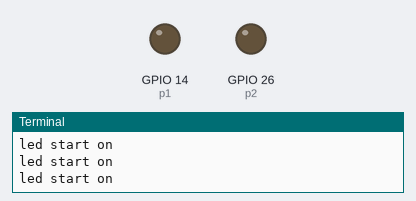
The program below on a simulated Raspberry Pi (BCM pin numbers). Parts: output pins drawn as LEDs (lit = HIGH), the last lines printed to the terminal.

Above: at 0.4 s.
At 15.05 s:
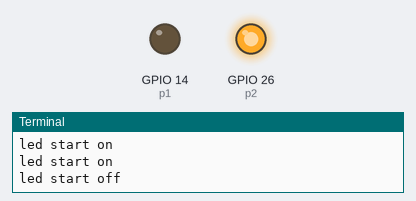
At 25.07 s:
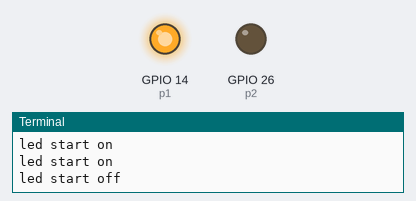
Timing chart, 0 to 26.1 s (numbered marks = the images above):
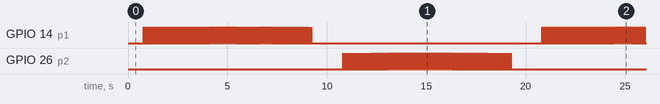

The program:

pwm_led_dual.py
```python
import RPi.GPIO as IO
import time
IO.setwarnings(False)
IO.setmode (IO.BCM)
IO.setup(14,IO.OUT)
IO.setup(26,IO.OUT)
p1 = IO.PWM(14,10)
p1.start(0)
p2 = IO.PWM(26,10)
p2.start(0)
while 1:
    for x in range (50):
        p1.ChangeDutyCycle(x)
        print("led start on")
        time.sleep(0.1)
    for x in range (50):
        p1.ChangeDutyCycle(50-x)
        print("led start off")
        time.sleep(0.1)

    for x in range (50):
        p2.ChangeDutyCycle(x)
        print("led start on")
        time.sleep(0.1)
    for x in range (50):
        p2.ChangeDutyCycle(50-x)
        print("led start off")
        time.sleep(0.1)
```

Measured:
- by itself, GPIO 14 (p1), GPIO 26 (p2): repeats every 20.0 s: 58 × (HIGH 0.03 s, LOW 0.07 s), HIGH 0.01 s, LOW 11.6 s, 26 × (HIGH 0.01 s, LOW 0.09 s)
